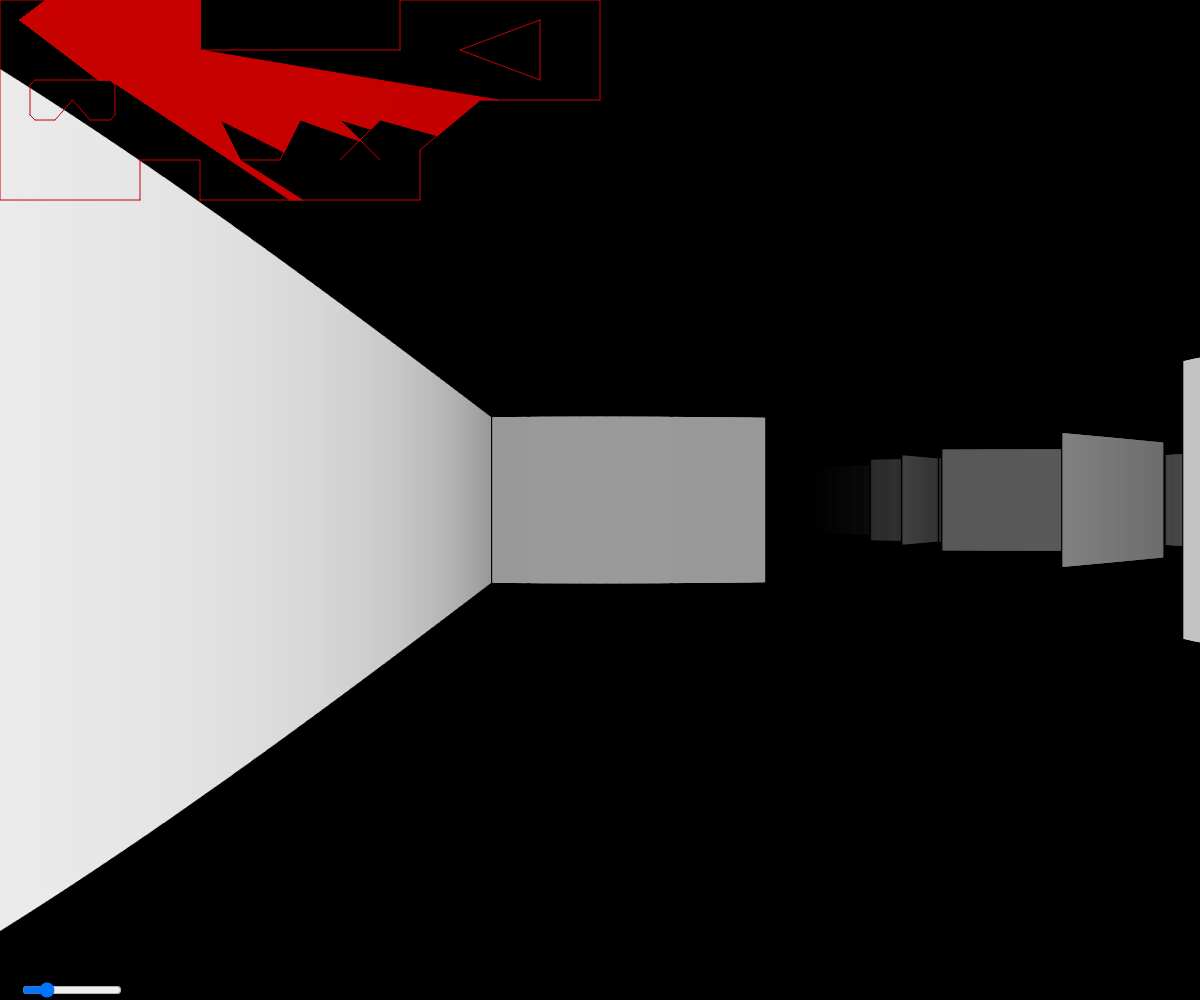
Frame 1 (no input)
Frame 60 (no input): identical to frame 1, image omitted
Frame 120 (the mouse pressed at the canvas centre since frame 60): identical to frame 1, image omitted

The p5.js sketch that drew this single still picture (run headless with seeded random() and noise() and a simulated clock; from frame 60 on, the mouse is pressed at the canvas centre):

// p5.js sketch
// ── sketch.js
// ********************************************************************
//  Author: Lauro França (oPisiti)                                    #
//  Contact:                                                          #
//    github: oPisiti                                                 #
//    Email: contact@opisiti.com                                      #
//  Date: January, 2024                                               #
//  Description:                                                      #
//    A game based on ray casting that got a bit out of hand.         #
//    Ray casting from the mouse position to all the wall lines       #
// ********************************************************************


// Need to implement the jumping mechanics

let map_walls=[];
let wall=[];
let light;

let background_color=0;
let n_rays=1200;
let fov=75;                                   // FOV in degrees

let camera_mode="arrow";                      // "mouse" for mouse movement
                                              // "arrow" for arrow movements

let render_distance=2000;                     // Used on the greyscaling in LED.render();

let slider;
let last_fov=fov;

let minimap_width=300;
let minimap_height=300;

function setup(){

  createCanvas(windowWidth,windowHeight);
  background(background_color);

  // ----------       -----------
  // |         |_____|          |
  // |     ____     _      -----
  // |    |    |   | |    |
  // -----     -----------

  // The map[] must contain the points of the vertices of every wall
  // in the form of [x1,y1,x2,y2]
  map_walls=[
    // Outer walls
    [0,    0,    1000, 0   ],
    [1000, 0,    1000, 250 ],
    [1000, 250,  2000, 250 ],
    [2000, 250,  2000, 0   ],
    [2000, 0,    3000, 0   ],
    [3000, 0,    3000, 500 ],
    [3000, 500,  2400, 500 ],
    [2400, 500,  2100, 750 ],
    [2100, 750,  2100, 1000],
    [2100, 1000, 1000, 1000],
    [1000, 1000, 1000, 800 ],
    [1000, 800,  700,  800 ],
    [700,  800,  700,  1000],
    [700,  1000, 0,    1000],
    [0,    1000, 0,    0   ],

    // Square
    [1500, 600 , 1400, 800 ],
    [1400, 800 , 1200, 800 ],
    [1200, 800 , 1100, 600 ],

    // Cross
    [1700, 600 , 1900, 800 ],
    [1900, 600 , 1700, 800 ],

    // Triangle
    [2700, 100 , 2700, 400 ],
    [2700, 400 , 2300, 250 ],
    [2300, 250 , 2700, 100 ],

    // Oculus
    [175,  400,  550,  400 ],
    [550,  400,  575,  425 ],
    [575,  425,  575,  575 ],
    [575,  575,  550,  600 ],
    [550,  600,  450,  600 ],
    [450,  600,  363,  500 ],
    [363,  500,  275,  600 ],
    [275,  600,  175,  600 ],
    [175,  600,  150,  575 ],
    [150,  575,  150,  425 ],
    [150,  425,  175,  400 ]];


  for(let i=0;i<map_walls.length;i++){
    wall[i]=new Wall(map_walls[i][0],map_walls[i][1],map_walls[i][2],map_walls[i][3]);
  }

  light=new LED();

  slider = createSlider(1, 360, 75);
  slider.position(20, height-20);
  slider.style('width', '100px');

}

function draw(){

  last_fov=slider.value();
  if(last_fov!=fov){
    fov=last_fov;
    update_fov(light,fov);
  }

  background(background_color);

  if(camera_mode=="arrow"){
    if(keyIsDown(LEFT_ARROW)){
      update_light_dir_arrow(light,"l");
    }
    else if (keyIsDown(RIGHT_ARROW)) {
      update_light_dir_arrow(light,"r");
    }
  }
  else if (camera_mode=="mouse") {
    update_light_dir(light);
  }


  for(let i=0;i<wall.length;i++){
    light.collision(wall[i],i);
  }

  if (keyIsDown(87)) {
    key_pressed("w");
  }
  if (keyIsDown(83)) {
    key_pressed("s");
  }
  if (keyIsDown(65)) {
    key_pressed("a");
  }
  if (keyIsDown(68)) {
    key_pressed("d");
  }

  if(light.is_jumping==true){
    update_jump(light);
  }

  light.render();
  light.render_minimap(wall);

  reset(light);

}

function key_pressed(key) {
  let movementSpeed=7.5;
  let index=floor(light.ray.length/2)+1;            //Index of the central position of light.ray

  let angle_between=light.ray[index].heading();
  let vec;

  switch (key) {
    case 'w':
      if(light.able_move[0]){
        light.pos.x+=movementSpeed*light.ray[index].x;
        light.pos.y+=movementSpeed*light.ray[index].y;
      }
      break;
    case 's':
      if(light.able_move[1]){
        light.pos.x+=-movementSpeed*light.ray[index].x;
        light.pos.y+=-movementSpeed*light.ray[index].y;
      }
      break;
    case 'a':
      if(light.able_move[2]){
        angle=angle_between+radians(90);
        vec=p5.Vector.fromAngle(angle,1);
        light.pos.x+=-movementSpeed*vec.x;
        light.pos.y+=-movementSpeed*vec.y;
      }
      break;
    case 'd':
      if(light.able_move[3]){
        angle=angle_between-radians(90);
        vec=p5.Vector.fromAngle(angle,1);
        light.pos.x+=-movementSpeed*vec.x;
        light.pos.y+=-movementSpeed*vec.y;
      }
      break;
  }

}

function keyPressed() {
  if (keyCode ==32) {

    if(light.is_jumping==false){
      light.vy=10;
    }

    light.is_jumping=true;

  }
}

// ── Boundary.js
// Author:  Lauro França @oPisiti
// Created: 2024

class Wall{

  constructor(x1,y1,x2,y2){
    this.v1_pos=createVector(x1,y1);
    this.v2_pos=createVector(x2,y2);

  }


}

// ── LED.js
// ********************************************************************
//  Author: Lauro França (oPisiti)                                    #
//  Contact:                                                          #
//    github: oPisiti                                                 #
//    Email: contact@opisiti.com                                      #
//  Date: January, 2024                                               #
//  Description:                                                      #
//    A helper file which defines the functionality of an LED light   #
//    source                                                          #
// ********************************************************************

class LED{

  constructor(){

    this.pos=createVector(100,100);

    this.ray=[];
    this.angles=[];                   //Information on all the angles of the rays
    this.delta_ang=radians(fov/n_rays);
    this.point=[];                    //Contains all the intersection points. 1 for each ray
    this.distance=[];                 //Contains the distance from the light source and the respective point
    this.which=[];                    //this.which contains the Information on which wall it hit

    let count_=0;
    for(let a=-radians(fov/2);a<=(radians(fov/2));a+=this.delta_ang){
      this.angles.push(a);
      this.ray.push(p5.Vector.fromAngle(a,1));
      this.point[count_]=createVector(Infinity,Infinity);
      this.distance[count_]=null;
      this.which[count_]=null;
      count_++;
    }

    this.d_ang=0;                   //Keep track of the angles on arrow update rectMode
                                    // See update_light_dir_arrow for more


    // PLAYER COLLISION WITH THE WALLS
    this.n_player_collision=16;
    this.ray_player_collision=[];
    this.distance_player_collision=[];
    this.point_player_collision=[];

    count_=0;
    for(let a=0;a<radians(360);a+=radians(360/this.n_player_collision)){
      this.ray_player_collision.push(p5.Vector.fromAngle(a,1));
      this.ray_player_collision[count_].z=a;                // z contains the angle in radians
      this.point_player_collision[count_]=createVector(Infinity,Infinity);
      this.distance_player_collision[count_]=null;
      count_++;
    }

    //             ['w','s','a','d']
    this.able_move=[true,true,true,true];

    this.y=height/2;                      //Implemented for the jump mechanic
    this.vy=0;
    this.g=1;
    this.is_jumping=false;

  }


  // Will receive a vector containing all of the boundaries
  collision(bound,index){

    let den;
    let num_t;
    let num_u;
    let t;
    let u;

    let x1=bound.v1_pos.x;
    let y1=bound.v1_pos.y;
    let x2=bound.v2_pos.x;
    let y2=bound.v2_pos.y;

    let x3=this.pos.x;
    let y3=this.pos.y;


    for(let i=0;i<this.ray.length;i++){

      let x4=this.ray[i].x+this.pos.x;
      let y4=this.ray[i].y+this.pos.y;

      den=(x1-x2)*(y3-y4)-(y1-y2)*(x3-x4);
      num_t=(x1-x3)*(y3-y4)-(y1-y3)*(x3-x4);
      num_u=(x1-x2)*(y1-y3)-(y1-y2)*(x1-x3);
      t=num_t/den;
      u=-num_u/den;

      if(t>=0 && t<=1 && u>=0){
        // The point collides
        let p_temp=createVector(x1+t*(x2-x1),y1+t*(y2-y1));

        if(p5.Vector.dist(this.pos, p_temp)<p5.Vector.dist(this.pos, this.point[i])){
          this.point[i]=p_temp.copy();
          this.distance[i]=(p5.Vector.dist(this.pos, p_temp));
          this.which[i]=index;
        }

      }

    }

    // Player collision calculations
    for(let i=0;i<this.ray_player_collision.length;i++){

      let x4=this.ray_player_collision[i].x+this.pos.x;
      let y4=this.ray_player_collision[i].y+this.pos.y;

      den=(x1-x2)*(y3-y4)-(y1-y2)*(x3-x4);
      num_t=(x1-x3)*(y3-y4)-(y1-y3)*(x3-x4);
      num_u=(x1-x2)*(y1-y3)-(y1-y2)*(x1-x3);
      t=num_t/den;
      u=-num_u/den;

      if(t>=0 && t<=1 && u>=0){
        // The point collides
        let p_temp=createVector(x1+t*(x2-x1),y1+t*(y2-y1));

        if(p5.Vector.dist(this.pos, p_temp)<p5.Vector.dist(this.pos, this.point_player_collision[i])){
          this.point_player_collision[i]=p_temp.copy();
          this.distance_player_collision[i]=(p5.Vector.dist(this.pos, p_temp));
        }

        let angle_forward=this.ray_player_collision[i].z-this.d_ang;

        // Determining which directions to block
        if(this.distance_player_collision[i]<20){
          if(angle_forward>(radians(-45)) && angle_forward<=radians(45)){
            this.able_move[0]=false;  //'w'
          }
          else if(angle_forward>(radians(180-45)) && angle_forward<=radians(180+45)){
            this.able_move[1]=false;  //'s'
          }
          else if(angle_forward>(radians(270-45)) && angle_forward<=radians(270+45)){
            this.able_move[2]=false;  //'a'
          }
          else if(angle_forward>(radians(90-45)) && angle_forward<=radians(90+45)){
            this.able_move[3]=false;  //'d'
          }
        }

      }

    }


  }

  // Main function on this project
  // the fov parameter will account for the whole screen
  // Will use this.angles: account for the angles
  // Will use this.distance: account for the distances from source to points
  render(bound){

    rectMode(CENTER);
    let w=map(n_rays,0,1500,100,0);     //width wall
    let h=1000;                         //height wall

    let n_skips=null;
    let count=0;
    let changes_wall=false;

    let last_x;
    let last_width;

    let please_render=true;

    push();
    noStroke();

    for(let i=0;i<this.angles.length;i++){
      let f=map(this.distance[i],0,render_distance,255,30);

      please_render=true
      if(f<background_color){
        please_render=false;
      }

      if(please_render){
        fill(f);
        let x=map(this.angles[i],-radians(fov/2),radians(fov/2),-50,width+50);  //percentage of the width that represents x
        let w_dist=150/this.distance[i];                                        //The effect of the distance into the size

        if(i>0 && this.which[i]!=this.which[i-1]){
          // CHANGES WALLS
          changes_wall=true;
          if(i<(this.angles.length-1)){
            n_skips=(last_width-w*w_dist/2)/(map(this.angles[i+1],-radians(fov/2),radians(fov/2),-50,width+50)-(x));
          }
        }
        else if (changes_wall==false) {
          last_x=x;
          last_width=w*w_dist;
        }

        if(changes_wall==false){
          rect(x,this.y,w*w_dist,h*w_dist);
        }

        if(changes_wall && count<n_skips){
          count++;
        }
        else if(changes_wall==true){
          push();
          fill(background_color);
          rect(x,this.y,w*w_dist,h*w_dist);
          changes_wall=false;
          count=0;
          pop();
        }
      }

    }

    pop();

  }

  render_minimap(bound){

    let w=width/5;
    let h=height/5;

    push();

    stroke(200,0,0);

    // Renders player as a point
    let x_p=map(this.pos.x,0,width,0,w);
    let y_p=map(this.pos.y,0,height,0,h);

    point(x_p,y_p);

    // Renders the boundaries
    for(let i=0;i<bound.length;i++){
      let x1=map(bound[i].v1_pos.x,0,width,0,w);
      let y1=map(bound[i].v1_pos.y,0,height,0,h);
      let x2=map(bound[i].v2_pos.x,0,width,0,w);
      let y2=map(bound[i].v2_pos.y,0,height,0,h);
      line(x1,y1,x2,y2);
    }

    // Renders the rays
    for(let i=0;i<this.point.length;i++){
      let x_ps=map(this.point[i].x,0,width,0,w);
      let y_ps=map(this.point[i].y,0,height,0,h);
      line(x_p,y_p,x_ps,y_ps);
    }

    pop();

  }

}

// ── updates.js
// ********************************************************************
//  Author: Lauro França (oPisiti)                                    #
//  Contact:                                                          #
//    github: oPisiti                                                 #
//    Email: contact@opisiti.com                                      #
//  Date: January, 2024                                               #
//  Description:                                                      #
//    A helper file which defines the physics functionality           #                                                          #
// ********************************************************************

function update_jump(l){
  l.vy-=l.g;
  l.y+=l.vy;

  if(l.y<=height/2){
    l.y=height/2;
    l.is_jumping=false;
  }

}

function update_fov(l,fov){

  let angles_temp=[];
  let ray_temp=[];

  l.delta_ang=radians(fov/n_rays);

  for(let a=-radians(fov/2);a<=(radians(fov/2));a+=l.delta_ang){
    angles_temp.push(a);
  }

  for(let i=0;i<l.angles.length;i++){
    l.angles[i]=angles_temp[i];
  }


  for(let a=(-radians(fov/2)+l.d_ang);a<=(radians(fov/2)+l.d_ang+0.01);a+=l.delta_ang){
    ray_temp.push(p5.Vector.fromAngle(a,1));
  }

  for(let i=0;i<l.ray.length;i++){
    l.ray[i]=ray_temp[i];
  }

  let ray_player_collision_temp=[];
  let count=0;
  for(let a=l.d_ang;a<(l.d_ang+radians(360)-0.01);a+=radians(360/l.n_player_collision)){
    ray_player_collision_temp.push(p5.Vector.fromAngle(a,1));
    ray_player_collision_temp[count].z=a;
    l.ray_player_collision[count]=ray_player_collision_temp[count];
    count++;
  }

}

// This algorithm bases itself on minimum distances
// It needs to reset those in order to determine the minimum for that set of variables
function reset(l){

  for(let i=0;i<=l.ray.length;i++){
    l.point[i]=createVector(Infinity,Infinity);
  }

  for(let i=0;i<l.point_player_collision.length;i++){
    l.point_player_collision[i]=createVector(Infinity,Infinity);
    l.distance_player_collision[i]=null;
  }

  l.able_move=[true,true,true,true];

}

// Updates with mouse
function update_light_dir(l){

  let d=mouseX-width/2;              //Distance from the center of the screen
  let sens=800;                      //Sensibility of the mouse
  l.d_ang=d/sens;


  let ray_temp=[];
  for(let a=(-radians(fov/2)+l.d_ang);a<=(radians(fov/2)+l.d_ang+0.01);a+=l.delta_ang){
    ray_temp.push(p5.Vector.fromAngle(a,1));
  }

  for(let i=0;i<l.ray.length;i++){
    l.ray[i]=ray_temp[i];
  }

  let ray_player_collision_temp=[];
  let count=0;
  for(let a=l.d_ang;a<(l.d_ang+radians(360)-0.01);a+=radians(360/l.n_player_collision)){
    ray_player_collision_temp.push(p5.Vector.fromAngle(a,1));
    ray_player_collision_temp[count].z=a;
    l.ray_player_collision[count]=ray_player_collision_temp[count];
    count++;
  }

}


// Updates with arrows
function update_light_dir_arrow(l,key){

  let d=radians(2);

  if(key=="l"){
    d*=(-1);
  }

  l.d_ang+=d;

  let ray_temp=[];
  for(let a=(l.d_ang-radians(fov/2));a<=(l.d_ang+radians(fov/2)+0.01);a+=l.delta_ang){
    ray_temp.push(p5.Vector.fromAngle(a,1));
  }

  for(let i=0;i<l.ray.length;i++){
    l.ray[i]=ray_temp[i];
  }

  let ray_player_collision_temp=[];
  let count=0;
  for(let a=l.d_ang;a<(l.d_ang+radians(360)-0.01);a+=radians(360/l.n_player_collision)){
    ray_player_collision_temp.push(p5.Vector.fromAngle(a,1));
    ray_player_collision_temp[count].z=a;
    l.ray_player_collision[count]=ray_player_collision_temp[count];
    count++;
  }

}
